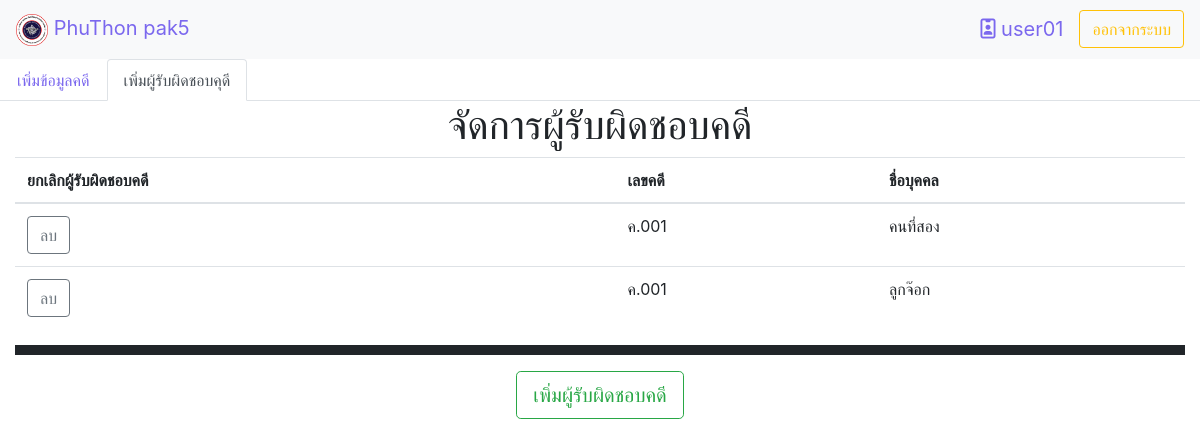
Screenshot of /home.php?&module=2&action=19 (signed in) with the database file from the repository.
### tables this page shows
CREATE TABLE `inquiry_official` (
  `in_of_id` int(11) NOT NULL,
  `case_id` varchar(255) NOT NULL,
  `card_id` char(13) NOT NULL
);

CREATE TABLE `police_person` (
  `card_id` char(13) NOT NULL,
  `rank_id` tinyint(2) NOT NULL,
  `ps_name` varchar(255) NOT NULL,
  `ps_lastname` varchar(255) NOT NULL,
  `sex` tinyint(2) NOT NULL,
  `address` text DEFAULT NULL,
  `ps_num` char(10) DEFAULT NULL,
  `police_pic` varchar(255) DEFAULT NULL,
  `sta_per_police` tinyint(1) NOT NULL DEFAULT 1
);

### module/insert/insert_policeincase.php (the view, shortened to what this page needs)
<h1 class="text-center">จัดการผู้รับผิดชอบคดี</h1>
<table class="table" id="myTable">
<thead>
    <tr>
      <th scope="col">ยกเลิกผู้รับผิดชอบคดี</th>
      <th scope="col">เลขคดี</th>
      <th scope="col">ชื่อบุคคล</th>
    </tr>
  </thead>
<?php
$con = connect_db();
$sql_res = mysqli_query($con,"SELECT case_id,io.card_id,pp.ps_name FROM inquiry_official as io INNER JOIN police_person as pp ON pp.card_id = io.card_id ")or die("select sql responsible_person error".mysqli_error($con));
$i=1;
       while(list($case_id,$card_id,$name)=mysqli_fetch_row($sql_res)){
        ?>
            <form id='de_case' method='post'>
            <tr>
              <td ><button type='button' id='btnDelete<?php echo $i ?>' class='btn btn-outline-secondary'>ลบ</button></td>
              <td><?php echo $case_id ?></td>
              <td><?php echo $name ?></td>
          </tr>
          </form>
    <?php
          $i++;
        }
?>
</table>
  <hr style="border: solid 5px;">
  <p class="text-center"><td class="text-center" colspan=4><button type="button" class="btn btn-outline-success btn_add btn-lg" id="btn_add">เพิ่มผู้รับผิดชอบคดี</button></p>

### rows the page displays
inquiry_official: case "ค.001", card.ps_name "คนที่สอง"
inquiry_official: case "ค.001", card.ps_name "ลูกจ๊อก"

### other values shown
$_SESSION['user_name'] "user01"
